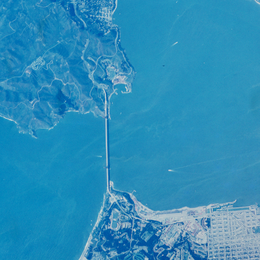
%> input picture CC/map2.ppm, 260 x 260 px, shrunk from 512 x 512 before the run; the run also reads 1 picture not shown here
$ octave Program.m   (GNU Octave 9; MATLAB toolbox functions it lacks are replaced by stand-ins)
%> lines starting %> are read from the running program, lines starting %| are printed output that depends on the picture
clc;
clear all;
close all;

im1 = rgb2gray(imread('map2.ppm'));
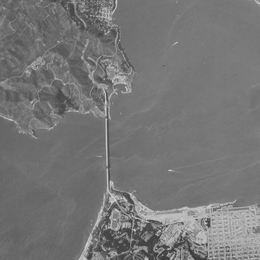
%> im1: size 260x260 uint8; min 52, max 221, mean 118.1
im2 = rgb2gray(imread('l.ppm'));
%> im2: size 260x260 uint8; min 53, max 222, mean 117.7
c = normxcorr2(im1,im2);
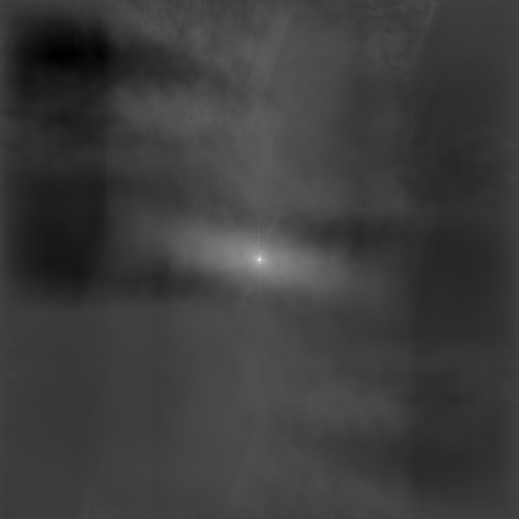
%> c: size 519x519 double; min -0.342, max 0.992, mean -0.0231; drawn with min black and max white
maxval = max(c(:));
%> maxval = 0.992

fprintf('The NCC value is %0.4f.\n', maxval);
%| The NCC value is 0.9923.
